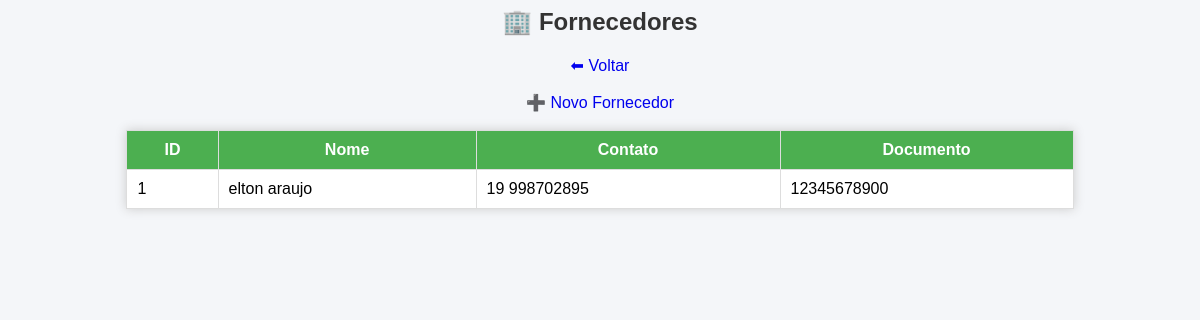
Screenshot of /fornecedores with the database file from the repository.
### tables this page shows
CREATE TABLE fornecedores (
        id INTEGER PRIMARY KEY AUTOINCREMENT,
        nome TEXT,
        contato TEXT,
        documento TEXT
    );

### app.py (the view)
@app.route("/fornecedores")
def fornecedores():
    conn = conectar()
    cursor = conn.cursor()
    cursor.execute("SELECT * FROM fornecedores")
    dados = cursor.fetchall()
    conn.close()
    return render_template("fornecedores.html", fornecedores=dados)

### app.py (called while the page is built)
def conectar():
    return sqlite3.connect("estoque.db")

### templates/fornecedores.html
<h2>🏢 Fornecedores</h2>
<a href="/">⬅ Voltar</a><br><br>
<a href="/add_fornecedor">➕ Novo Fornecedor</a><br><br>
<table border="1" cellpadding="10">
    <tr style="background-color: #FF9800; color: white;">
        <th>ID</th>
        <th>Nome</th>
        <th>Contato</th>
        <th>Documento</th>
    </tr>
    {% for f in fornecedores %}
    <tr>
        <td>{{ f[0] }}</td>
        <td>{{ f[1] }}</td>
        <td>{{ f[2] }}</td>
        <td>{{ f[3] }}</td>
    </tr>
    {% endfor %}
    <link rel="stylesheet" href="{{ url_for('static', filename='style.css') }}">
</table>

### static/style.css (style rules this page uses)
h1, h2 { color: #333; }
table { margin: auto; border-collapse: collapse; width: 80%; background: white; box-shadow: 0px 0px 10px #ccc; }
th, td { padding: 10px; border: 1px solid #ddd; }
th { background-color: #4CAF50; color: white; }
a { text-decoration: none; }

### rows the page displays
fornecedores: id "1", nome "elton araujo", contato "19 998702895", documento "12345678900"
